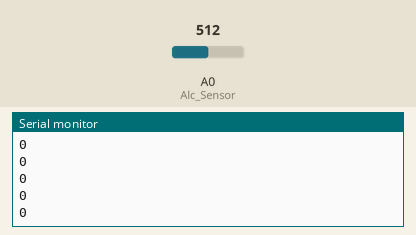
Bench run of a sketch on a simulated Arduino Uno, built with avr-gcc and run on an emulated ATmega328P. Shown: the last lines printed to the serial monitor. Inputs (shaded band) come from the test bench; at power-on: A0 (Alc_Sensor) = 512.

Above: at 1.4 s.
1.5 s: A0 (Alc_Sensor) set to 716
At 1.69 s:
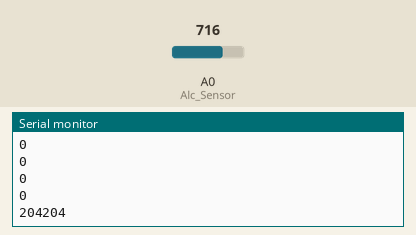
3.0 s: A0 (Alc_Sensor) set to 900
At 3.04 s:
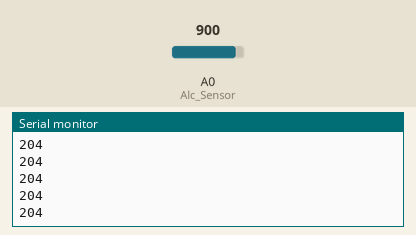
Timing chart, 0 to 6.0 s (numbered marks = the images above; inputs shaded):
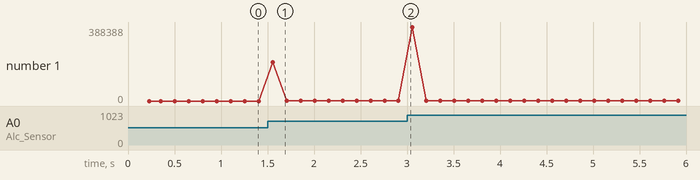

Measured:
- after the input at 1.5 s, the serial monitor: prints a new line after 0.06 s (image 1)
- plotted number 1: 0 → 204 after the input at 1.5 s, 204 → 388 after the input at 3.0 s

The sketch:

Mustafa_FC22_Smoke_Sensor.ino
```cpp
#define  LED_OFF  0
#define  LED_ON  1

int Alc_Sensor = A0;
int sensorValue = 0;
int hScore = 0;
int cOffset = 0;


void setup() {
 Serial.begin(9600);


  delay(200);


 Serial.print("Current reading:");

 Serial.print("High:");
 Serial.print(hScore);
  cOffset = analogRead(Alc_Sensor);
}

void loop() {
  Serial.println("\n");

  sensorValue = read_alc_sensor();
  Serial.print(sensorValue);
  if (sensorValue > hScore) {
    hScore = sensorValue;

    Serial.print(hScore);
  }

  delay(150);

}

int read_alc_sensor() {
  int tV = 0;
  tV = analogRead(Alc_Sensor);
  if (tV < cOffset) {
    cOffset = tV;
  }
  return tV-cOffset;
}
```
